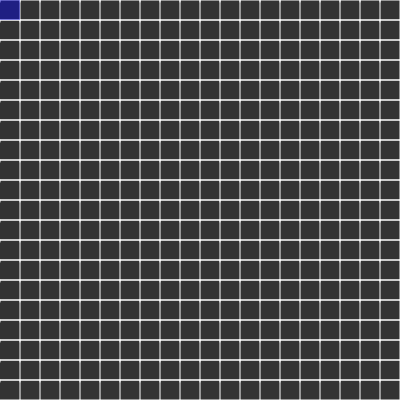
Frame 1 (no input)
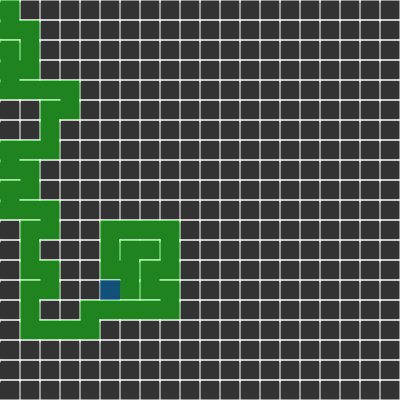
Frame 60 (no input)
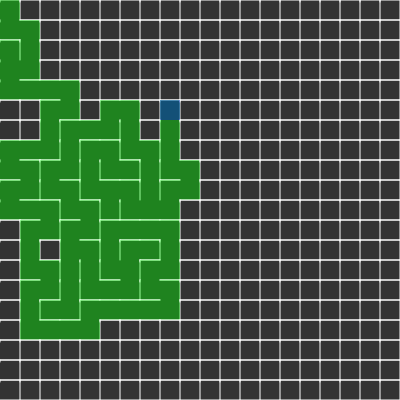
Frame 120 (the mouse pressed at the canvas centre since frame 60)

The p5.js sketch that drew these frames (run headless with seeded random() and noise() and a simulated clock; from frame 60 on, the mouse is pressed at the canvas centre):

// p5.js sketch
// ── sketch.js
var w = 20;
var grid = [];
var cols, rows;
var current;
var stack = [];

function setup(){
  createCanvas(400,400);
  cols = width/w;
  rows = height/w;
  for(var j = 0; j < cols; j++){
    for(var i = 0; i < rows; i++){
      grid.push(new Cell(i,j));
    }
  }
  current = grid[0];
}

function draw(){
  background(51);
  for(var i = 0; i < grid.length; i++){
    grid[i].show();
  }
  
   // Algorithm under here
  current.searched = true;
  current.highlighted();
  var next = current.checkNeighbors();
  if(next){
    next.searched = true;
    stack.push(current);
    removeWalls(current,next);
    current = next;
  }else if(stack.length > 0){
    current = stack.pop();
  }
}

function removeWalls(a,b){
  var r = b.r - a.r;
  var c = b.c - a.c;
  
  if(r == 1){
    a.walls[1] = false;
    b.walls[3] = false;
  }
  if(r == -1){
    a.walls[3] = false;
    b.walls[1] = false;
  }
  if(c == 1){
    a.walls[2] = false;
    b.walls[0] = false;
  }
  if(c == -1){
    a.walls[0] = false;
    b.walls[2] = false;
  }
}
// ── cell.js
function Cell(r, c){
  this.r = r;
  this.c = c;
  this.searched = false;
  this.walls = [true,true,true,true];
}

Cell.prototype.show = function(){
  var x = this.r * w;
  var y = this.c * w;
  
  noFill();
  stroke(255);
  
  if(this.walls[0]){
    line(x,y,x+w,y);
  }
  if(this.walls[1]){
    line(x+w,y,x+w,y+w);
  }
  if(this.walls[2]){
    line(x+w,y+w,x,y+w);
  }
  if(this.walls[3]){
    line(x,y+2,x,y);
  }
  
  if(this.searched){
    fill(0,255,0,100);
    noStroke();
    rect(x,y,w,w);
  }
}

Cell.prototype.highlighted = function(){
  var x = this.r * w;
  var y = this.c * w;
  
  fill(0,0,255,100);
    noStroke();
    rect(x,y,w,w);
}

function index(i,j){
  if(i < 0 || j < 0 || i > cols-1 || j > rows-1){
    return -1;
  }
  
  return i + j*cols;
}

Cell.prototype.checkNeighbors = function(){
  var neighbors = [];
  
  var top = grid[index(this.r,this.c-1)];
  var right = grid[index(this.r+1,this.c)];
  var bottom = grid[index(this.r,this.c+1)];
  var left = grid[index(this.r-1,this.c)];
  
  if(top && !top.searched){
    neighbors.push(top);
  }
  if(right && !right.searched){
    neighbors.push(right);
  }
  if(bottom && !bottom.searched){
    neighbors.push(bottom);
  }
  if(left && !left.searched){
    neighbors.push(left);
  }
  
  if(neighbors.length > 0){
    return neighbors[floor(random(0,neighbors.length))];
  }else{
    return undefined;
  }
}
// ── style.css
body{
	background-color: #f4f4f4;
	color: #555555;
	font: normal 18px Roboto, Arial, Helvetica, sans-serif;

	line-height: 1.3em;
	margin: 0;

	margin: 0;
  	display: flex;

  	/* This centers our sketch horizontally. */
  	justify-content: center;

  	/* This centers our sketch vertically. */
  	align-items: center;
}

canvas {
    border: 5px solid darkgray;
    position: absolute;
    top: 300px;
}

.container{
	margin-top: 40px;
	padding-left: 10px;
	width: 40%;
	border: 5px solid darkgray;
}

.title{

}
